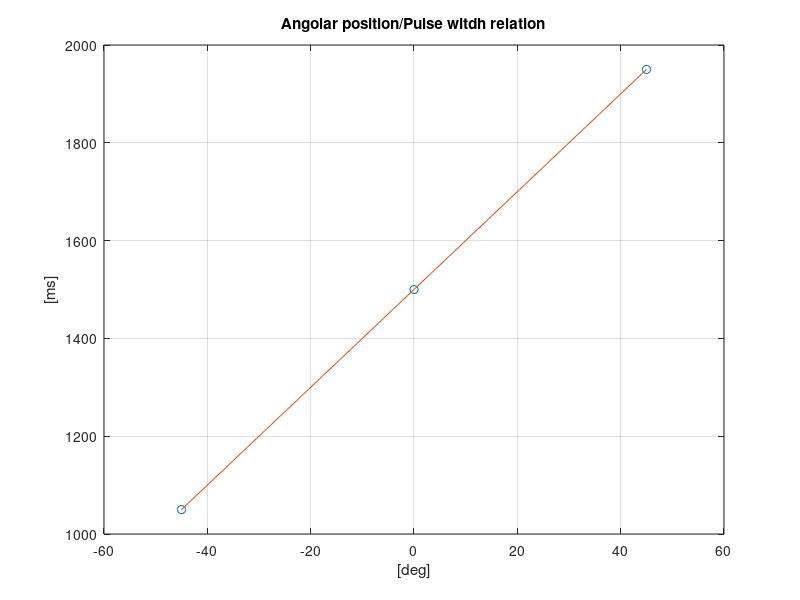

Here is the MATLAB script that generated this plot:
% TiltRotor Simulink Parameters and Setup
close all;
clear all;
%Common parameters
g = 9.81;
degtorad = pi/180;              % Degrees to radiant conversion

%% Tiltcopter Properties
m = 1.478;                       %[kg] Body mass
Mb = diag([m m m]);              %[Kg] Mass matrix
MbInv = Mb\eye(3);               %[Kg^-1] Inverse of mass matrix
b = 0.55/2;                      %[m] Arm lenght

% Approximated Inertia
m_c =  0.9;                            %[Kg] Mass of the center cylinder 
r_c =  0.17;                           %[m] Radius of the center cylinder
h_c =  0.15;                              %[m] Height of th ecenter cylinder

m_r =  0.13;                         %[Kg] Mass of the rotor group

Ixx = m_c/12 *(3*r_c^2+h_c^2)+ m_r*b^2; %[kg*m^2] Estimated Inertia around Xbody axes
Iyy = Ixx;                              %[kg*m^2] Estimated Inertia around Ybody axes
Izz = m_c*r_c^2/2 +m_r*b^2;             %[kg*m^2] Estimated Inertia around Zbody axes

%Ixx = 0.034736;                  %[kg*m^2] Inertia around Xbody axes
%Ixx_sigma = 0.0011563;           %[kg*m^2] Uncertainty of Inertia around Xbody axes
%Iyy = Ixx;                       %[kg*m^2] Inertia around Ybody axes
%Iyy_sigma = Ixx_sigma;           %[kg*m^2] Uncertainty of Inertia around Ybody axes
%Izz = 0.05;                      %[kg*m^2] Inertia around Zbody axes

In = diag([Ixx Iyy Izz]);        %[kg*m^2] Inertia tensor
InInv = In\eye(3);               %[kg^-1*m^-2] Inverse of inertia tensor

%% Servomotor Model Parameters
B0 = 1.399e04;
B1 =    1150;
B2 = 37.46;
B3 = 1;
ServoMotor_Gain = 1.409e04;

s = tf('s');
G_servo = ServoMotor_Gain/(B3*s^3+B2*s^2+B1*s+B0);

% Conversion angle -> pulse width
% Relationship between pulse and position:
% Neutral position -> 1500ms
% Maximum position (45deg)  -> 1950ms
% Minimum position (-45deg) -> 1050ms

% Let's find a first order relationship y = mx + q
x = [0 pi/4 -pi/4];
y = [1500 1950 1050];
p = polyfit(x,y,1);

m_servo = p(1);
q_servo = p(2);

x_vett = linspace(-45,45)*degtorad;
y1 = polyval(p,x_vett);
figure


% Plot of the result
plot(x/degtorad,y,'o')
hold on
plot(x_vett/degtorad,y1)
xlabel('[deg]');ylabel('[ms]');grid;title('Angolar position/Pulse witdh relation');
hold off
%% Aerodynamic parameters

%Propellers information
D = 12*(0.0254);                 %[m] Propeller diameter
R = D/2;                         %[m] Propeller radius
A = pi*R^2;                      %[m^2] Disk area
ro = 1.225;                      %[kg*m^-3] Air density
nb = 2;                          %[1] Number of blades
ChordAv = .01;                   %[m] Average chord length
Ab = nb*R*ChordAv;               %[m] Blade area
sigma = Ab/A;                    %[1] Solid ratio
Ct = 0.011859;                   %[1] Thrust coefficent
Cq = 0.00091322;                 %[1] Torque coefficent
tau = 0.055257;                  %[s] Motor+Propeller time constant
x1 = [6.0312 80.4859];           %RPM vs THROTTLE: Y = m*X + q; x1 = [m q]
Kt = Ct*ro*A*R^2;
Kt_sigma = 1.0832e-07;
Kq = Cq*ro*A*R^3;
OMEhov = sqrt((m*g/Kt)/4);       % Angular velocity at Hovering
omega_hover = OMEhov;            % Conversion nomeclature :)
dMdu = 4*sqrt(2)*Kt*b*OMEhov;    %[Nm*s] Control derivative
dMdu_sigma = (4*sqrt(2)*b*OMEhov)*Kt_sigma;


%Aerodynamic damping
dMdq = -0.046271;                %[Nm*s] Stability derivative of the vehicle pitch
dMdq_sigma = 0.0024164;          %[Nm*s] Uncertainty of stability derivative of the vehicle pitch
dLdp = dMdq;
dNdr = -0.0185;                  %[Nm*s] Stability derivative of the vehicle yaw
dLMN = [dLdp  0    0   ;
         0   dMdq  0   ;
         0    0   dNdr];
     
%% Saturations
rollMax = pi/6;     %[rad]
pitchMax = pi/6;    %[rad]
yawRateMax = pi/2;  %[rad/s]

%%
%% Altitude regulator
KaN = 38;

KaP = 8.0;
KaI = 3.6;
KaD = 5.4;

%Anti-Windup (Back-calculation)
% Kba = 0;
Kba = sqrt(KaD/KaI);
sata = 5;
Fx = 0 ;
Fy = 0;
rho = 2*Kt*b*omega_hover;          % Gain on control variable U1

Kp = 0.193;
Ki = 0.892;
Kp_ext = 0.0571;
Ki_ext = 0.312;
